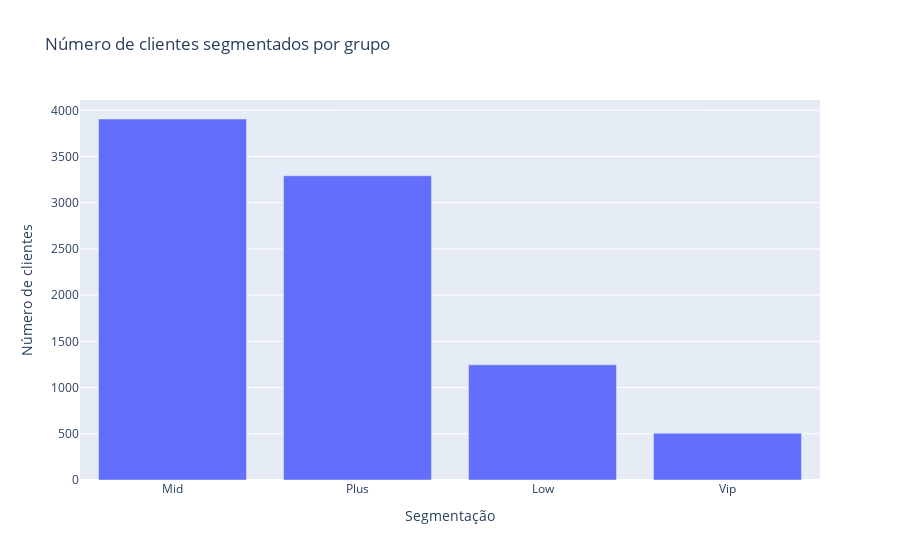

Notebook source saved alongside this figure:
### Markdown cell above
## Dataviz

### Code cell
fig = px.bar(df['SEGMENTATION'].value_counts(), title="Número de clientes segmentados por grupo")
fig.update_layout(xaxis_title="Segmentação", yaxis_title="Número de clientes")
fig.update_layout(showlegend=False)
fig.show()

### Figure 1 — Plotly figure (JSON) as saved in the notebook; plotly's stock layout.template omitted (floating-point values rounded to 4 significant figures)
{"data": [{"alignmentgroup": "True", "hovertemplate": "variable=SEGMENTATION<br>index=%{x}<br>value=%{y}<extra></extra>", "legendgroup": "SEGMENTATION", "marker": {"color": "#636efa", "pattern": {"shape": ""}}, "name": "SEGMENTATION", "offsetgroup": "SEGMENTATION", "orientation": "v", "showlegend": true, "textposition": "auto", "type": "bar", "x": ["Mid", "Plus", "Low", "Vip"], "xaxis": "x", "y": [3906, 3292, 1246, 506], "yaxis": "y"}], "layout": {"barmode": "relative", "legend": {"title": {"text": "variable"}, "tracegroupgap": 0}, "showlegend": false, "title": {"text": "Número de clientes segmentados por grupo"}, "xaxis": {"anchor": "y", "domain": [0, 1], "title": {"text": "Segmentação"}}, "yaxis": {"anchor": "x", "domain": [0, 1], "title": {"text": "Número de clientes"}}}}
